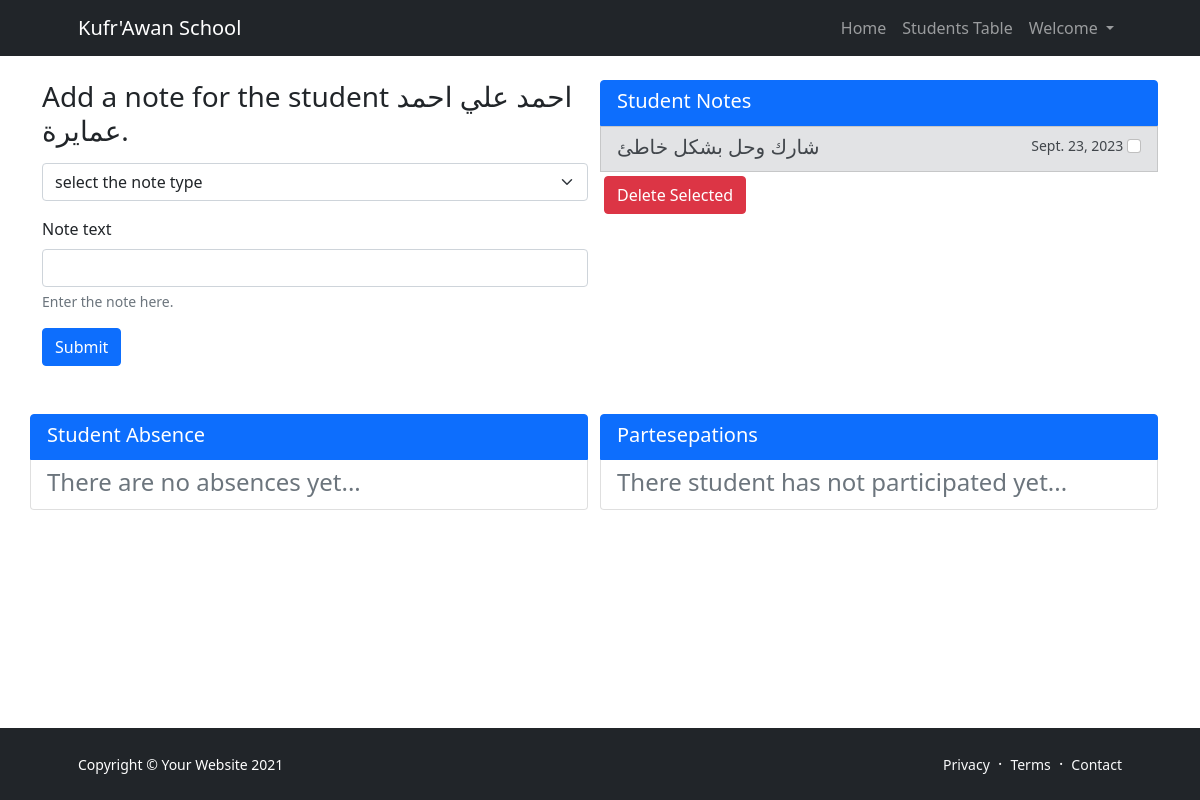
Screenshot of /single_student/72/ (signed in) with the database file from the repository.
### grade/models.py (models this page shows, shortened)
class Student(models.Model):
    full_name = models.CharField(max_length=100, unique=True)
    national_id = models.CharField(
        verbose_name="national id",
        max_length=10,
        validators=[validate_digit_length],
        unique=True,
        null=True,
    )
    grade = models.ForeignKey(Grade, null=True, on_delete=models.SET_NULL)
    section = models.ForeignKey(Section, null=True, on_delete=models.SET_NULL)
    group = models.ForeignKey(Group, null=True, on_delete=models.SET_NULL, blank=True)
    profile_pic = models.FileField(null=True, blank=True)
    mobile = models.OneToOneField(
        Phone, on_delete=models.SET_NULL, null=True, blank=True
    )
    def __str__(self):
        return self.full_name

class StudentNote(models.Model):
    student = models.ForeignKey(Student, null=True, on_delete=models.CASCADE)
    note = models.CharField(max_length=500)
    note_type = models.ForeignKey(StudentNoteType, null=True, on_delete=models.SET_NULL)
    note_date = models.DateField(auto_now=True)
    visible_to_student = models.BooleanField(default=False)

### grade/views.py (the view, shortened to what this page needs)
def edit_student_information(request, student_id):
    if not request.user.is_staff:
        return only_staff_message(request)
    student = Student.objects.get(id=student_id)
    participations: QuerySet[Participation] = Participation.objects.select_related(
        "participation_option", "participation_option__note_type"
    ).filter(student=student)
    return render(
        request,
        "student_edit.html",
        {
            "student_id": student_id,
            "student": student,
            "note_types": StudentNoteType.objects.all(),
            "notes": StudentNote.objects.filter(student=student),
            "absences": Absence.objects.filter(student=student),
            "participations": participations,
        },
    )

### grade/models.py (called while the page is built)
    def __str__(self):
        return self.note_type

### grade/templates/student_edit.html (shortened to what this page needs)
{% extends '__bass.html' %}
{% block contant %}
    <div class="container">
        <div class="row">
            <div class="col-lg-6">
                <div class="my-4">
                    <form method="POST" name="add_note">
                        <div class="mb-3">
                            <h3> Add a note for the student {{ student.full_name }}. </h3>
                        </div>
                        <div class="mb-3">
                            <select class="form-select" aria-label="Default select example" name="note_type">
                                <option disabled selected>select the note type</option>
                            </select>
                        </div>
                        <div class="mb-3">
                            <label for="note_text" class="form-label">Note text</label>
                            <input type="text" class="form-control" name="note_text" aria-describedby="note_text">
                            <div id="note_text" class="form-text">Enter the note here.</div>
                        </div>
                        <button type="submit" class="btn btn-primary">Submit</button>
                    </form>
                </div>
            </div>
            <div class="list-group col col-12  col-lg-6 my-4">
                <span class="list-group-item list-group-item-action flex-column align-items-start active">
                    <div class="d-flex w-100 justify-content-between">
                        <h5 class="mb-1">Student Notes</h5>
                    </div>
                </span>
                {% if notes %}
                <form method="POST" id="delete_notes" name="delete_notes">
                    {% for note in notes %}
                        <span
                                class="list-group-item list-group-item-action flex-column align-items-start list-group-item-{{ note.note_type.tag }}">
                            <div class="d-flex w-100 justify-content-between">
                                <h5 class="mb-1">{{ note.note }}</h5>
                                <small>{{ note.note_date }} <input class="form-check-input note-checkbox"
                                                                   type="checkbox" name="deleted_notes_list"
                                                                   value="{{ note.id }}" id="{{ note.id }}">
                                </small>
                            </div>
                        </span>
                    {% endfor %}
                        <button type="submit" name="del_note_list" id="delete" class="btn btn-danger m-1">
                            Delete Selected</button>
                        </form>
                {% endif %}
            </div>
            <div class="list-group col col-lg-6 my-4">
                <span class="list-group-item list-group-item-action flex-column align-items-start active">
                    <div class="d-flex w-100 justify-content-between">
                        <h5 class="mb-1">Student Absence</h5>
                    </div>
                </span>
                {% if absences %}
                    <form method="POST" name="absence">
                    {% csrf_token %}
                        {% for absence in absences %}
                            <div
                                    class="list-group-item list-group-item-action flex-column align-items-start list-group-item-{{ note.note_type.tag }}">
                                <div class="d-flex w-100 justify-content-between">
                                    <h5 class="mb-1">{{ absence.absence_date.isoformat }}  </h5>
                                    <small>{{ note.note_date }} <input class="form-check-input note-checkbox"
                                                                       type="checkbox" name="absences"
                                                                       value="{{ absence.id }}" id="{{ absence.id }}">
                                    </small>
                                </div>
                            </div>
                        {% endfor %}
                    <button type="submit" name="del_absence_list" id="delete2" class="btn btn-danger m-1">
                            Delete Selected</button>
                    </form>
                {% else %}
                    <div class="list-group-item list-group-item-action flex-column align-items-start">
                        <div class="d-flex w-100 justify-content-between">
                            <h4 class="mb-1 text-muted">There are no absences yet...</h4>
                        </div>
                    </div>
                {% endif %}
            </div>
            <div class="list-group col col-lg-6 my-4">
                <span class="list-group-item list-group-item-action flex-column align-items-start active">
                    <div class="d-flex w-100 justify-content-between">
                        <h5 class="mb-1">Partesepations</h5>
                    </div>
                </span>
                {% if participations %}
                <form method="POST" id="delete_participations" name="participations">
                    {% csrf_token %}
                    {% for participation in participations %}
                        <span
                                class="list-group-item list-group-item-action flex-column align-items-start list-group-item-{{ participation.participation_option.note_type.tag }}">
                            <div class="d-flex w-100 justify-content-between">
                                <h5 class="mb-1">{{ participation.participation_option.note }}</h5>
                                <small>{{ participation.note_date }} <input class="form-check-input note-checkbox"
                                                                   type="checkbox" name="deleted_participations_list"
                                                                   value="{{ participation.id }}" id="p-{{ participation.id }}">
                                </small>
                            </div>
                        </span>
                    {% endfor %}
                        <button type="submit" id="delete3" class="btn btn-danger m-1">
                            Delete Selected</button>
                        </form>
                {% else %}
                    <span
                            class="list-group-item list-group-item-action flex-column align-items-start">
                        <div class="d-flex w-100 justify-content-between">
                            <h4 class="mb-1 text-muted">There student has not participated yet...</h4>
                        </div>
                    </span>
                {% endif %}
            </div>
        </div>
    </div>
{% endblock %}

### rows the page displays
Student: full_name "احمد علي احمد عمايرة"
StudentNote: note "شارك وحل بشكل خاطئ", note_date "Sept. 23, 2023"
